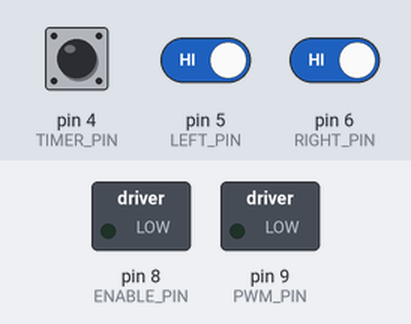
Recording of a sketch running on a simulated Arduino Leonardo, built with avr-gcc and run on an emulated ATmega32U4. On the bench: switched loads named in the sketch (green lamp = pin HIGH). The inputs (shaded band) are chosen by the test bench; at power-on: pin 4 (TIMER_PIN) HIGH, pin 5 (LEFT_PIN) HIGH, pin 6 (RIGHT_PIN) HIGH.

Above: at 1.2 s.
1.3 s: pin 4 (TIMER_PIN) pulled LOW for 0.15 s
At 1.39 s:
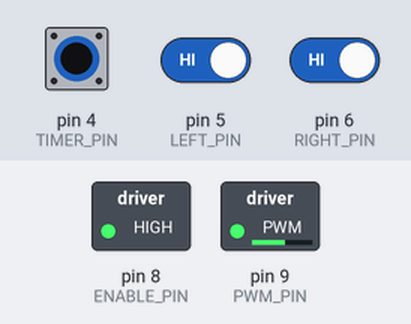
2.9 s: pin 4 (TIMER_PIN) pulled LOW for 3.2 s
At 7.0 s:
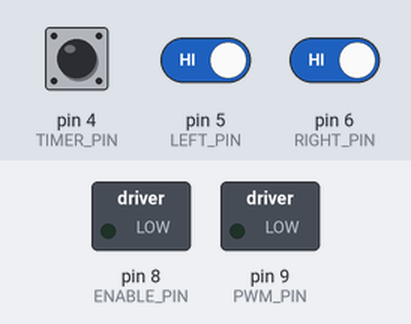
7.6 s: pin 4 (TIMER_PIN) driven LOW and pin 5 (LEFT_PIN) driven LOW
At 8.4 s:
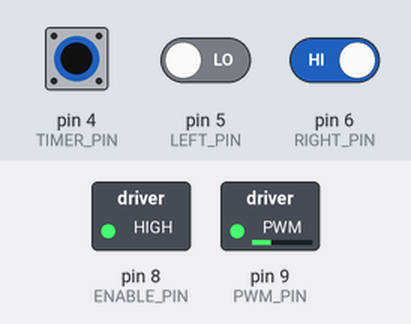
9.1 s: pin 4 (TIMER_PIN) driven HIGH
At 10.3 s:
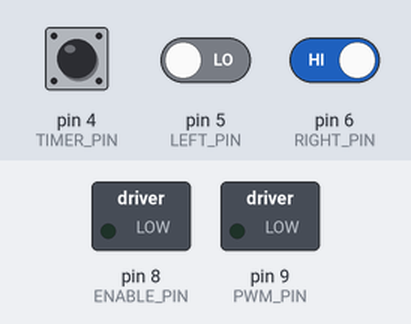
10.6 s: pin 4 (TIMER_PIN) driven LOW and pin 5 (LEFT_PIN) driven HIGH and pin 6 (RIGHT_PIN) driven LOW
At 11.9 s:
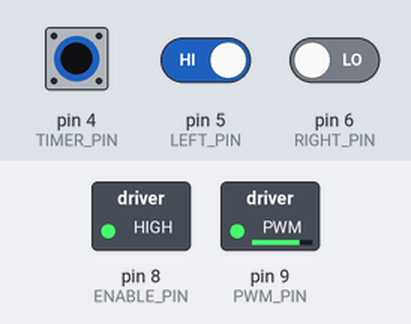
Timing chart, 0 to 13.1 s (numbered marks = the images above; inputs shaded):
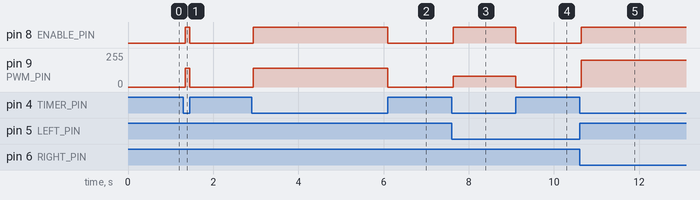

The sketch:

motor_spin_timer.ino
```cpp
/*
  Leonardo + IBT-2: physical timer and three-position selector, NO encoder.
  Open-loop PWM: these are duty-cycle values, NOT regulated RPM.

  CONNECTIONS (verify board labels, never infer terminal order):
  Leonardo 5V -> IBT-2 VCC. Leonardo GND -> IBT-2 GND and supply negative.
  D9 -> RPWM; LPWM -> GND; D8 -> BOTH R_EN and L_EN.
  Fit 10k ohm from D8 to GND and another 10k from D9 to GND.
  R_IS and L_IS unused. Regulated 6V positive -> fuse -> B+.
  Supply negative -> B-. Motor wires -> M+ and M-.
  Power Leonardo separately by USB; never power motor from Arduino.
  Size supply and fuse from motor startup/stall current and wire rating.

  Timer must be an isolated, unpowered dry contact, closed while counting:
  one lead -> D4, other -> GND. Never connect mains to this circuit.
  Verify continuity with ALL power disconnected: open at zero, closed running.

  Selector assumption: two independent NO contacts, maintained 3 positions:
  LEFT: left contact closed only. CENTER: both open. RIGHT: right closed only.
  Left contact: D5 to GND. Right contact: D6 to GND.
  Identify contact pairs by continuity; verify all 3 positions before wiring.
  Both closed is invalid and stops the motor. A disconnected selector can
  look like CENTER; this arrangement cannot detect that wiring fault.

  Timer opening disables drive immediately (motor coasts).
  Stable closure starts after 40 ms, including if timer is active at power-up.
  Selector changes briefly disable drive, then select the new speed.
  Start unloaded and guarded. Calibrate PWM under expected load using an
  external tachometer if RPM matters. This is not a safety-rated controller.
*/
#include <Arduino.h>

const uint8_t TIMER_PIN = 4;
const uint8_t LEFT_PIN = 5;
const uint8_t RIGHT_PIN = 6;
const uint8_t ENABLE_PIN = 8;
const uint8_t PWM_PIN = 9;

// EXAMPLES ONLY: 0=off, 255=full duty. Edit after calibration.
// Position:                    left  center  right
const uint8_t SPEED_PWM[3] = {     80,   140,   200 };
const unsigned long DEBOUNCE_MS = 40;

uint8_t lastInputs = 255;
unsigned long changedAt = 0;

void stopMotor() {
  digitalWrite(ENABLE_PIN, LOW);
  analogWrite(PWM_PIN, 0);
}

void setup() {
  // Set output latches LOW before switching pins to outputs.
  digitalWrite(ENABLE_PIN, LOW);
  digitalWrite(PWM_PIN, LOW);
  pinMode(ENABLE_PIN, OUTPUT);
  pinMode(PWM_PIN, OUTPUT);
  stopMotor();
  pinMode(TIMER_PIN, INPUT_PULLUP);
  pinMode(LEFT_PIN, INPUT_PULLUP);
  pinMode(RIGHT_PIN, INPUT_PULLUP);
}

void loop() {
  const bool timerOn = digitalRead(TIMER_PIN) == LOW;
  const bool left = digitalRead(LEFT_PIN) == LOW;
  const bool right = digitalRead(RIGHT_PIN) == LOW;
  const uint8_t inputs = (timerOn ? 1 : 0) |
                         (left ? 2 : 0) | (right ? 4 : 0);
  const unsigned long now = millis();

  if (inputs != lastInputs) {
    lastInputs = inputs;
    changedAt = now;
  }

  // Immediate OFF; delayed ON rejects contact bounce.
  if (!timerOn || (left && right) ||
      (unsigned long)(now - changedAt) < DEBOUNCE_MS) {
    stopMotor();
    return;
  }

  const uint8_t position = left ? 0 : (right ? 2 : 1);
  const uint8_t pwm = SPEED_PWM[position];
  if (pwm == 0) {
    stopMotor();
  } else {
    analogWrite(PWM_PIN, pwm);
    digitalWrite(ENABLE_PIN, HIGH);
  }
}
```

Measured:
- after the input at 1.3 s, pin 8 (ENABLE_PIN): LOW → HIGH at once, → LOW 0.11 s later; pin 9 (PWM_PIN): 0/255 → 140/255 at once, → 0/255 0.11 s later
- after the input at 2.9 s, pin 8 (ENABLE_PIN): LOW → HIGH at once, → LOW 3.2 s later; pin 9 (PWM_PIN): 0/255 → 140/255 at once, → 0/255 3.2 s later
- after the input at 7.6 s, pin 8 (ENABLE_PIN): LOW → HIGH at once; pin 9 (PWM_PIN): 0/255 → 80/255 at once
- after the input at 9.1 s, pin 8 (ENABLE_PIN): HIGH → LOW at once; pin 9 (PWM_PIN): 80/255 → 0/255 at once
- after the input at 10.6 s, pin 8 (ENABLE_PIN): LOW → HIGH at once; pin 9 (PWM_PIN): 0/255 → 200/255 at once
